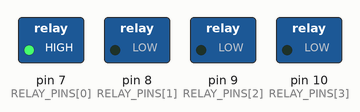
The program below on a simulated Arduino Uno, built with avr-gcc and run on an emulated ATmega328P. On the bench: switched loads named in the program (green lamp = pin HIGH).

Above: at 0.2 s.
At 1.2 s:
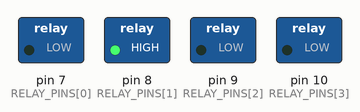
At 2.2 s:
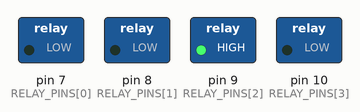
At 3.2 s:
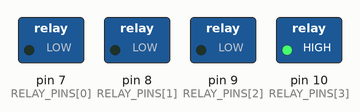
At 4.7 s:
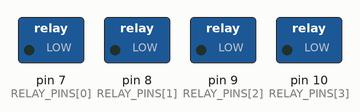
Timing chart, 0 to 5.2 s (numbered marks = the images above):
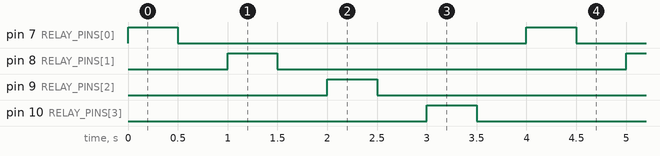

Measured:
- by itself, pin 7 (RELAY_PINS[0]), pin 8 (RELAY_PINS[1]), pin 9 (RELAY_PINS[2]), pin 10 (RELAY_PINS[3]): alternates HIGH for 0.50 s and LOW for 3.5 s
- by itself, everything shown: repeats every 4.0 s, in 8 steps

The program:

main.cpp
```cpp
/**
 * 4-Loop MIDI Switcher
 * ATmega328 (Arduino Uno/Nano)
 *
 * Step 2: Relay hardware validation
 * Cycles through each relay with 500ms delay to verify all 4 click.
 */

#include <Arduino.h>

// ===== PIN DEFINITIONS =====
// Footswitches (active LOW, internal pullup)
const uint8_t SW_PINS[4] = {2, 4, 5, 6};

// Relay drivers (active HIGH)
const uint8_t RELAY_PINS[4] = {7, 8, 9, 10};

// Number of loops/relays
const uint8_t NUM_LOOPS = 4;

// ===== SETUP =====
void setup() {
  // Initialize relay pins as outputs, start LOW (off)
  for (uint8_t i = 0; i < NUM_LOOPS; i++) {
    digitalWrite(RELAY_PINS[i], LOW);
    pinMode(RELAY_PINS[i], OUTPUT);
  }

  // Initialize switch pins with internal pullups
  for (uint8_t i = 0; i < NUM_LOOPS; i++) {
    pinMode(SW_PINS[i], INPUT_PULLUP);
  }
}

// ===== MAIN LOOP =====
void loop() {
  // Cycle through each relay: turn on, wait, turn off
  for (uint8_t i = 0; i < NUM_LOOPS; i++) {
    digitalWrite(RELAY_PINS[i], HIGH);
    delay(500);
    digitalWrite(RELAY_PINS[i], LOW);
    delay(500);
  }
}
```
